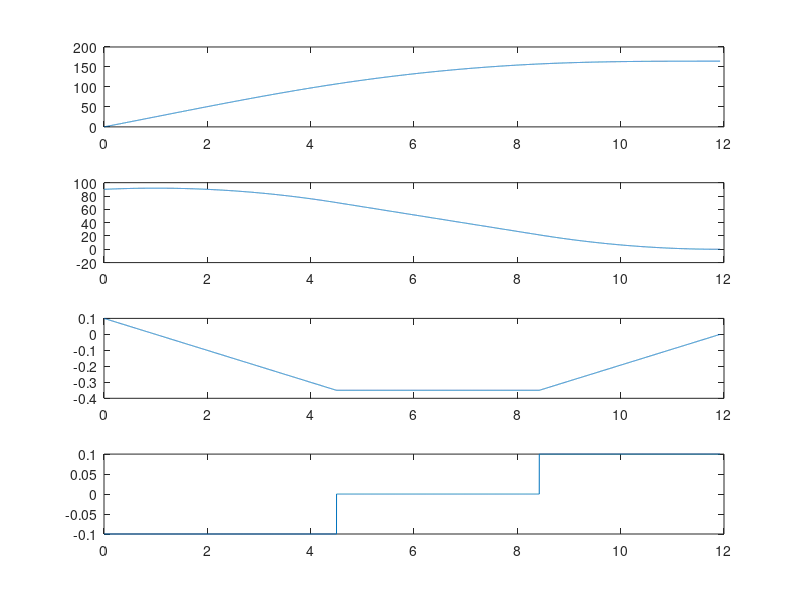
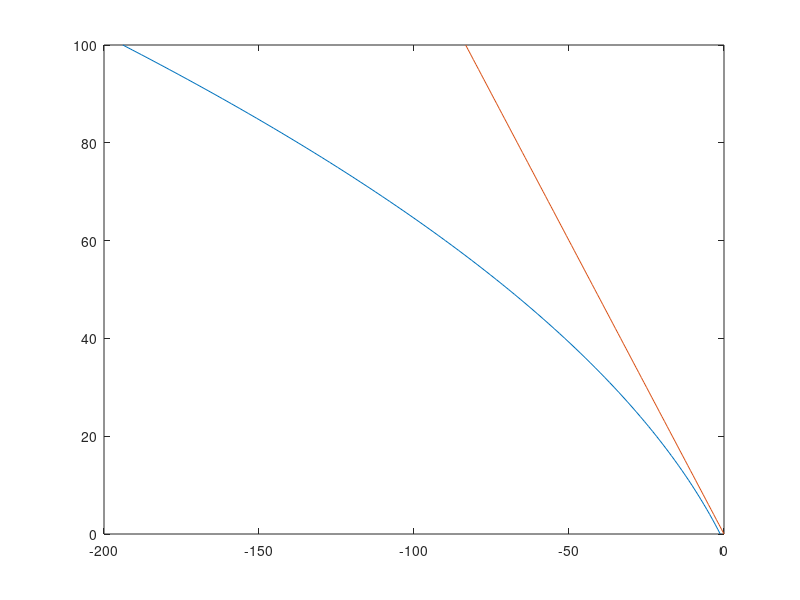

The MATLAB script that drew these images, in order:
clf;
G=9.81;
DELTA_T=0.001;
MPS2KPH=3.6;
KPH2MPS=1/3.6;
a_max = 0.1*G;
a_min =-0.35*G;
j_max = 0.1*G;
j_min =-0.1*G;
v0    =90*KPH2MPS;
hist_size=1000000;
hist=zeros(hist_size,6);

Ts=(a_min-a_max)/j_min;
Te=(0-a_min)/j_max;
ve=-a_min*Te-1/2*j_max*Te^2;


car.t=0;
car.x=0;
car.v=v0;
car.a=a_max;
car.j=j_min;


for i=1:hist_size
    
    %Save Previous car state
    prv_car=car;
    
    %SetTime
    car.t=(i-1)*DELTA_T;
    
    %Set History
    hist(i,1)=car.t;
    hist(i,2)=car.x;
    hist(i,3)=car.v;
    hist(i,4)=car.a;
    hist(i,5)=car.j;
        
    %
    if( car.t<Ts )
        car.j=j_min;
    elseif( car.v<ve )
        car.j=j_max;
        if( prv_car.j==0 )
            xe=xs+(vs^2-ve^2)/(-2*a_min)
            fprintf('xse=%f, car.x=%f\n',xe,car.x);    
        end
    else
        car.j=0;
        if( prv_car.j==j_min)
            disp car.x            
            Ts=(a_min-a_max)/j_min;            
            vs=v0+a_max*Ts+1/2*j_min*Ts^2;            
            xs=v0*Ts+1/2*a_max*Ts^2+1/6*j_min*Ts^3;
            fprintf('vs=%f, car.v=%f\n',vs,car.v);
            fprintf('xs=%f, car.x=%f\n',xs,car.x);
        end
    end    
    
    car.a=car.a+car.j*DELTA_T;
    car.v=car.v+car.a*DELTA_T;
    car.x=car.x+car.v*DELTA_T; 
    if( car.a>=0 && prv_car.a<0 )
        %xd=xe-1/2*a_min*Te^2-1/6*j_max*Te^3;
        xd=xe + ve*Te+1/2*a_min*Te^2+1/6*j_max*Te^3;
        fprintf('xd=%f, car.x=%f\n',xd,car.x);
        break;
    end
end
t_idx=i;
x_idx=1;
figure(1);
subplot(4,1,1);
plot( hist(1:t_idx,x_idx), hist(1:t_idx,2), '-' );
subplot(4,1,2);
plot( hist(1:t_idx,x_idx), hist(1:t_idx,3)*MPS2KPH, '-' );
subplot(4,1,3);
plot( hist(1:t_idx,x_idx), hist(1:t_idx,4)/G, '-' );
subplot(4,1,4);
plot( hist(1:t_idx,x_idx), hist(1:t_idx,5)/G, '-' );
car.x;

vd_size=101;
vd=zeros(vd_size,3);
YELLOW_TIME=3;
for i=1:vd_size
    v =(i-1);
    v0=v*KPH2MPS;
    Ts=(a_min-a_max)/j_min;
    Te=(0-a_min)/j_max;
    ve=-a_min*Te-1/2*j_max*Te^2;
    vs=v0+a_max*Ts+1/2*j_min*Ts^2;   
    d=v0*Ts+1/2*a_max*Ts^2+1/6*j_min*Ts^3+...
        +(vs^2-ve^2)/(-2*a_min)...
        +ve*Te+1/2*a_min*Te^2+1/6*j_max*Te^3;
    vd(i,1)=-d;
    vd(i,2)=v;
    vd(i,3)=-v0*YELLOW_TIME;
end
figure(2);
plot( vd(:,1), vd(:,2), '-' ,...
      vd(:,3), vd(:,2), '-' );